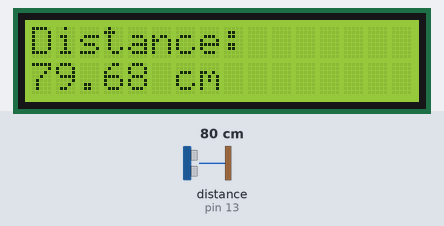
A sketch run on a simulated Arduino Uno, built with avr-gcc and run on an emulated ATmega328P. On the bench: 16×2 character LCD. Wiring (inferred from the names in the program): ultrasonic range finder: trigger pin 10; echo pin 13. Inputs (shaded band) come from the test bench; at power-on: distance to the obstacle (sensor on pin 13) 80 cm. The echo pulse lasts 58.3 µs per cm; what the sketch prints to the serial monitor is not drawn.

Above: at 1.2 s.
1.3 s: distance to the obstacle (sensor on pin 13) set to 4 cm
At 3.0 s:
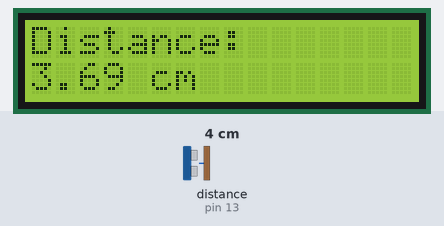
3.6 s: distance to the obstacle (sensor on pin 13) set to 2 cm
At 3.9 s:
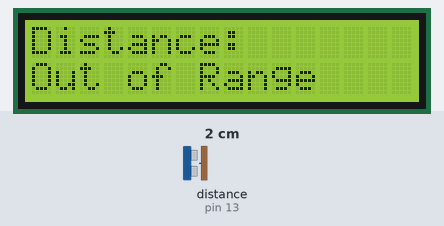
6.6 s: distance to the obstacle (sensor on pin 13) set to 299 cm
At 8.7 s:
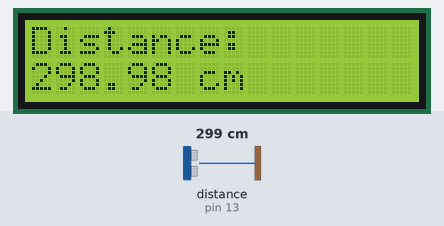
Timing chart, 0 to 10.2 s (numbered marks = the images above; inputs shaded):
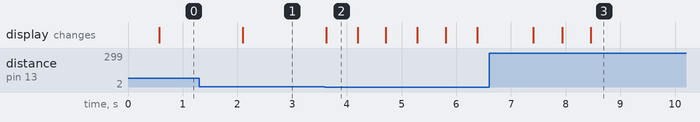

The sketch:

3-Ultrasonic_LCD.ino
```cpp
/*GOAL OF THE PROGRAM: Ultrasonic distance sensor using an HC-SR04 module and LCD display to show measured distance in centimeters.

MAIN THEME:
The main theme of this code is the use of digital input (button press) and analog input (DHT sensor) to control digital output (LCD display).
The HC-SR04 sensor sends out an ultrasonic pulse and measures the time it takes for the pulse to bounce off an object and return to the sensor.
The code then calculates the distance based on the time it takes for the pulse to travel back and forth.
The loop function then repeats, continuously measuring the distance and updating the display.*/

#define trigPin 10          //define trigPin as pin 10 on the Arduino board, connected to the trigger pin of the HC-SR04 module.
#define echoPin 13          //define echoPin as pin 13 on the Arduino board, connected to the echo pin of the HC-SR04 module.
#include <LiquidCrystal.h>  //include the LiquidCrystal library for the LCD display.
const int rs = 12, en = 11, d4 = 5, d5 = 4, d6 = 3, d7 = 2;     //define the pin connections for the LCD display.
LiquidCrystal lcd(rs, en, d4, d5, d6, d7);                      //create an lcd object using the defined pin connections.

float duration, distance;                      //declare variables for storing the duration of the echo pulse and the calculated distance.

void setup() {                                 //put your setup code here, to run once:
Serial.begin(9600);                        //initialize serial communication at 9600 baud.
pinMode(trigPin, OUTPUT);                           //set the trigPin as an OUTPUT pin.
pinMode(echoPin, INPUT);                           //set the echoPin as an INPUT pin.
  lcd.begin(16, 2);                          //initialize the LCD with 16 columns and 2 rows.
}

void loop() {                                 // put your main code here, to run repeatedly:

//send a 20 micro seconds pulse to the trigPin, thus "triggering" the ultrasonic sensor.
digitalWrite(trigPin, LOW);                   //set the trigger pin to LOW before sending the pulse
delayMicroseconds(2);                         //wait for 2 microseconds before sending the pulse
digitalWrite(trigPin, HIGH);                  //set the trigger pin to HIGH to send the pulse
delayMicroseconds(20);                        //keep the trigger pin HIGH for 20 microseconds (duration of the pulse)
digitalWrite(trigPin, LOW);                   //set the trigger pin back to LOW after sending the pulse

duration = pulseIn(echoPin, HIGH);            //measure the duration of the echo pulse in microseconds. This duration represents the time it takes for the ultrasonic pulse to travel to the object and back to the sensor.
distance = (duration /2 ) * 0.0343;           //calculate the distance in centimeters. The division by 2 accounts for the round-trip time of the pulse (from the sensor to the object and back),
//and 0.0343 is the conversion factor from microseconds to centimeters (since the speed of sound in air is approximately 343 meters per second).

Serial.print("Distance: ");                   //print the distance to the serial monitor.
if (distance >= 400 || distance <= 2) {       //the valid range of the HC-SR04 sensor is 2 cm to 400 cm
  Serial.println("Out of Range");             //if the distance is out of that said range, print "Out of Range" instead.
} else {
  Serial.print(distance);                     //otherwise, proceed to print the value of distance
  Serial.println(" cm");                      //print the unit "cm" to identify the value of distance printed
  delay(500);                                 //wait for 500 milliseconds before updating the display
}

lcd.clear();                                //clear the LCD display before showing new data
lcd.setCursor(0,0);                         //set the cursor to the beginning of the first row
lcd.print("Distance: ");                    //display the distance on the LCD. If the distance is out of range, display "Out of Range" instead.
if (distance >= 400 || distance <= 2) {     //check if the measured distance is within the valid range (2cm to 400cm)
  lcd.setCursor(0,1);                       //set the cursor to the beginning of the second row
  lcd.print("Out of Range");                //print "Out of Range" on the second row if the distance is not within the valid range
} else {
  lcd.setCursor(0,1);                       //set the cursor to the beginning of the second row
  lcd.print(distance);                      //print the measured distance on the second row
  lcd.print(" cm");                         //print the unit "cm" next to the distance value
}
}
```

Measured:
- the behaviour switches between 3 and 2 cm on distance to the obstacle (sensor on pin 13) (found by bisection; images 1 and 2)
- after the input at 1.3 s, the display: changes after 0.80 s (image 1)
- after the input at 3.6 s, the display: changes at once (image 2)
- after the input at 6.6 s, the display: first changes after 0.81 s (image 3 shows a later state)
- what the display in image 2 shows lasts 0.6 s, from 3.6 s to 4.2 s
